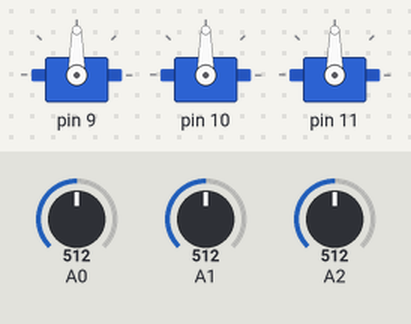
This sketch was run on a simulated Arduino Uno, built with avr-gcc and run on an emulated ATmega328P. Parts: 3 × servo. Inputs (shaded band) come from the test bench; at power-on: A0 = 512, A1 = 512, A2 = 512.

Above: at 1.2 s.
1.3 s: A0 set to 716
At 2.5 s:
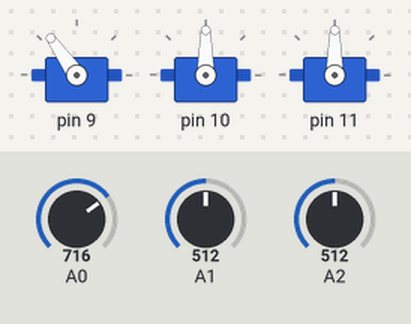
2.8 s: A1 set to 716
At 4.0 s:
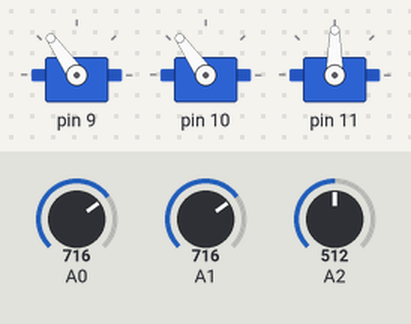
4.3 s: A2 set to 716
At 5.0 s:
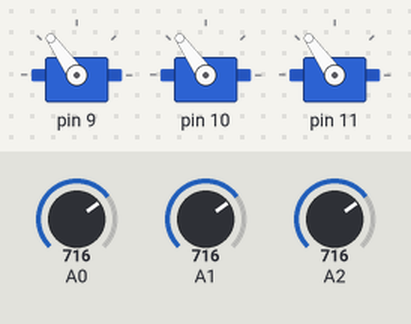
5.8 s: A0 set to 900
At 6.5 s:
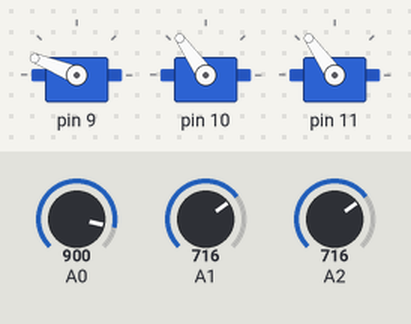
7.3 s: A1 set to 900
At 8.5 s:
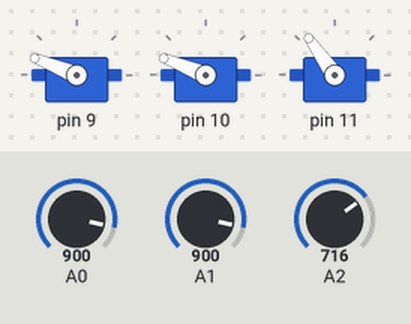
8.8 s: A2 set to 900
At 10.0 s:
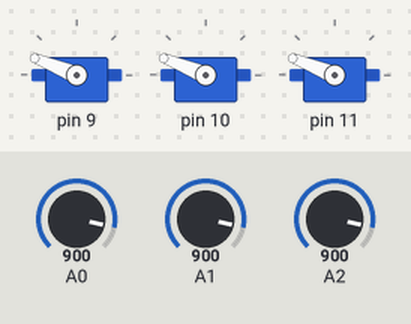
Timing chart, 0 to 11.3 s (numbered marks = the images above; inputs shaded):
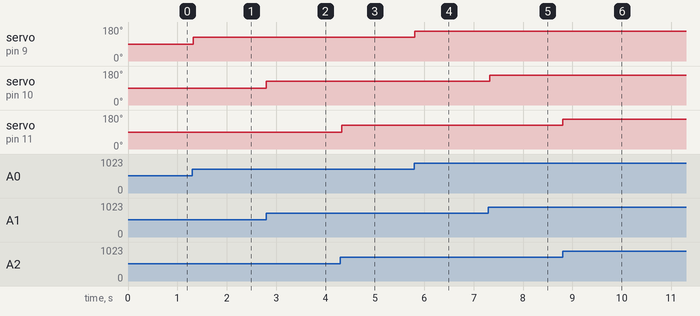

The sketch:

OOP.ino
```cpp
#include <Servo.h>
class ServoClass {
  private:
  Servo myservo;
  int pot;
  int servopin;
  int val;
  public:
  ServoClass(int servopin, int pot){
    this->servopin = servopin;
    this->pot = pot;
  }
  void Attach(){
  myservo.attach(servopin);
  }

  void move(){
  val = analogRead(pot);
  val = map(val, 0, 1023, 0, 180);
  myservo.write(val);
  delay(15);
  }
};

ServoClass myservoA(9,0);
ServoClass myservoB(10,1);
ServoClass myservoC(11,2);

void setup(){
  myservoA.Attach();
  myservoB.Attach();
  myservoC.Attach();
  }
  void loop(){
    myservoA.move();
    myservoB.move();
    myservoC.move();
  }
```

Measured:
- after the input at 1.3 s, servo on pin 9: 90° → 125° at once
- after the input at 2.8 s, servo on pin 10: 90° → 125° at once
- after the input at 4.3 s, servo on pin 11: 90° → 125° at once
- after the input at 5.8 s, servo on pin 9: 125° → 158° at once
- after the input at 7.3 s, servo on pin 10: 125° → 158° at once
- after the input at 8.8 s, servo on pin 11: 125° → 158° at once
